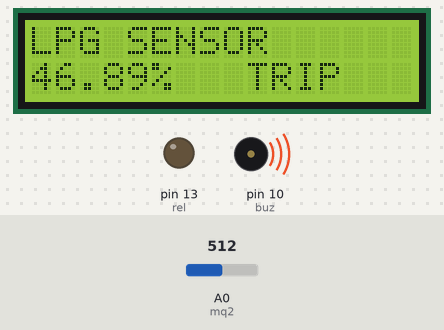
Bench run of a sketch on a simulated Arduino Uno, built with avr-gcc and run on an emulated ATmega328P. On the bench: 16×2 character LCD, output pins drawn as LEDs (lit = HIGH), buzzer (waves = sounding, pin HIGH). The test bench sets the inputs (shaded band); at power-on: A0 (mq2) = 512.

Above: at 1.2 s.
1.3 s: A0 (mq2) set to 366
At 1.9 s:
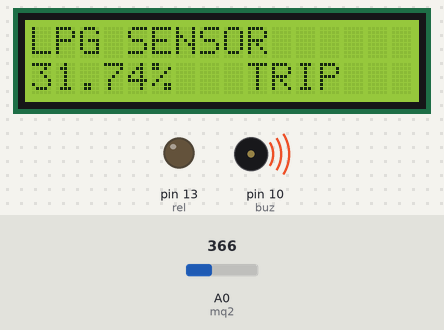
4.3 s: A0 (mq2) set to 336
At 5.0 s:
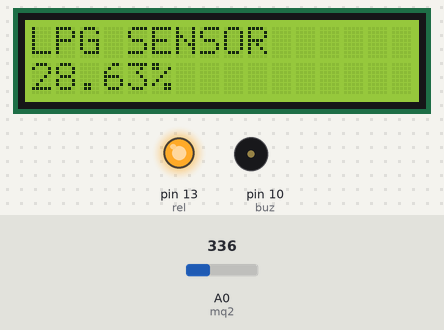
7.1 s: A0 (mq2) set to 306
At 7.5 s:
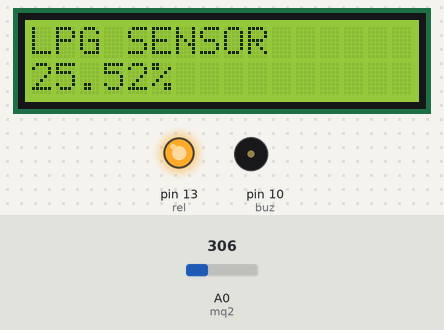
Timing chart, 0 to 10.1 s (numbered marks = the images above; inputs shaded):
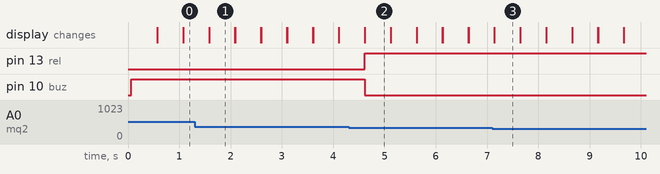

The sketch:

source.ino
```cpp
#include<LiquidCrystal.h>
int mq2=A0;
int rel=13;
int buz=10;
int d;
float p;

LiquidCrystal lcd(12, 11, 5, 4, 3, 2);

void setup()
{
pinMode(rel,OUTPUT);
pinMode(buz,OUTPUT);
digitalWrite(rel,LOW);
digitalWrite(buz,LOW);
lcd.begin(16,2);
}
void loop()
{
d=analogRead(mq2);
lcd.setCursor(0,0);
lcd.print("LPG SENSOR");

if(d<60)
{
p=0;
}
else
{
p=(d-60)/9.64;
}
lcd.setCursor(0,1);
lcd.print(p);
lcd.setCursor(5,1);
lcd.print("%");
if(p>=30)
{
digitalWrite(rel,LOW);
digitalWrite(buz,HIGH);
lcd.setCursor(9,1);
lcd.print("TRIP");
}
else
{
digitalWrite(rel,HIGH);
digitalWrite(buz,LOW);
}
delay(500);
lcd.clear();
}
```

Measured:
- the behaviour switches between 350 and 349 on A0 (mq2) (found by bisection; images 1 and 2)
- after the input at 1.3 s, the display: first differs from a run without the input after 0.28 s (image 1)
- after the input at 4.3 s, pin 13 (rel): LOW → HIGH after 0.32 s; pin 10 (buz): HIGH → LOW after 0.32 s; the display: first differs from a run without the input after 0.32 s (image 2)
- after the input at 7.1 s, the display: first differs from a run without the input at once (image 3)
- what the display in image 1 shows lasts 0.5 s, from 1.6 s to 2.1 s
